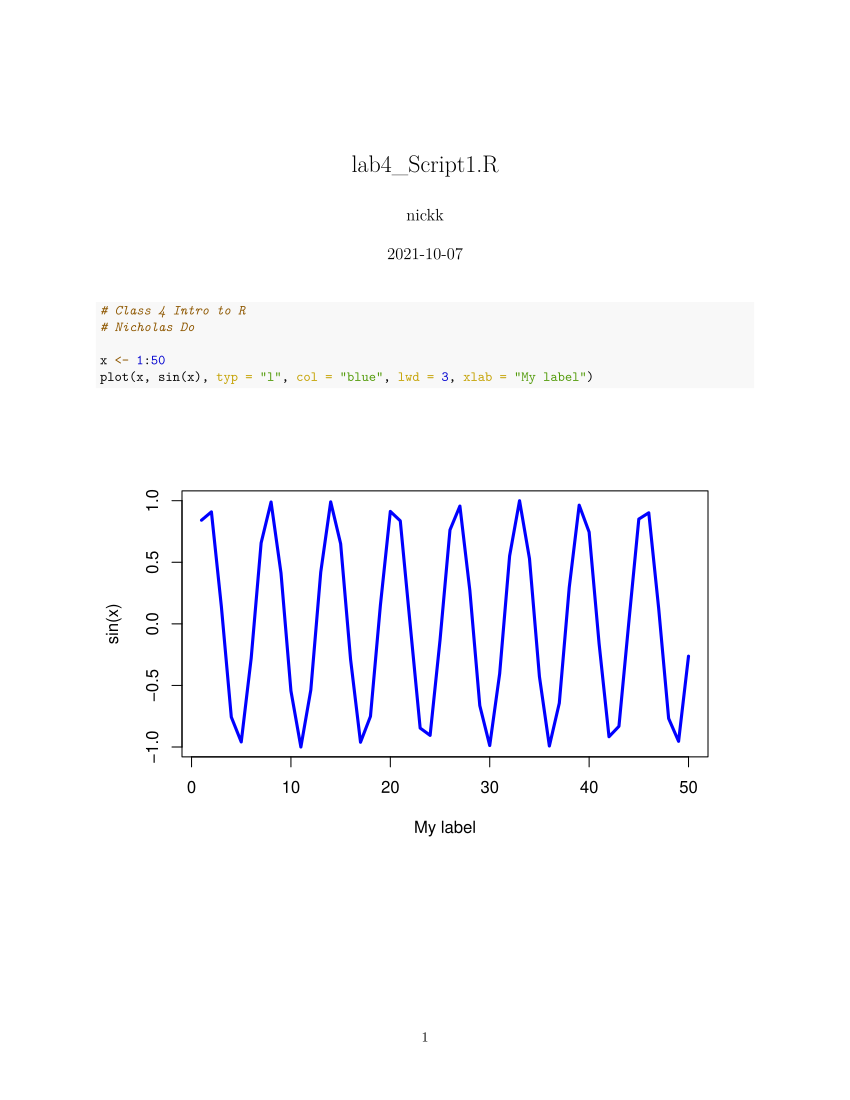

Generate this figure with R:
# Class 4 Intro to R
# Nicholas Do

x <- 1:50
plot(x, sin(x), typ = "l", col = "blue", lwd = 3, xlab = "My label")
